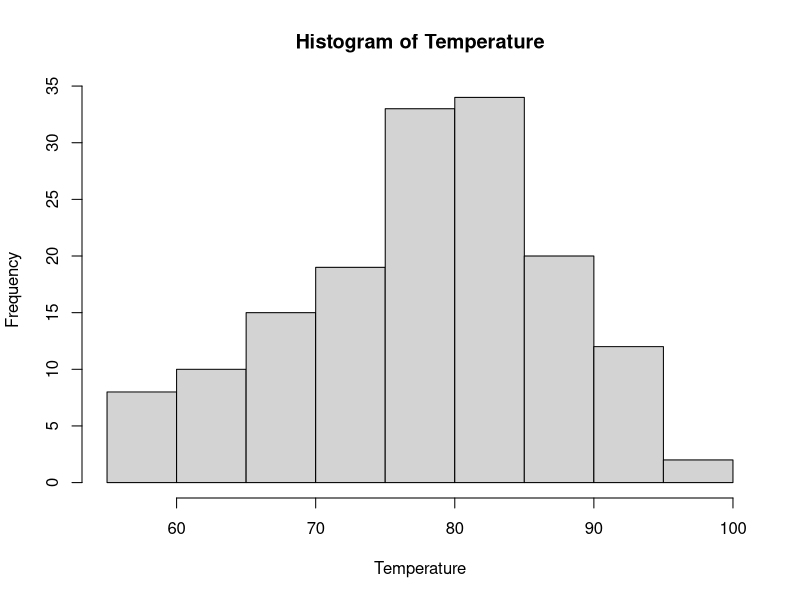
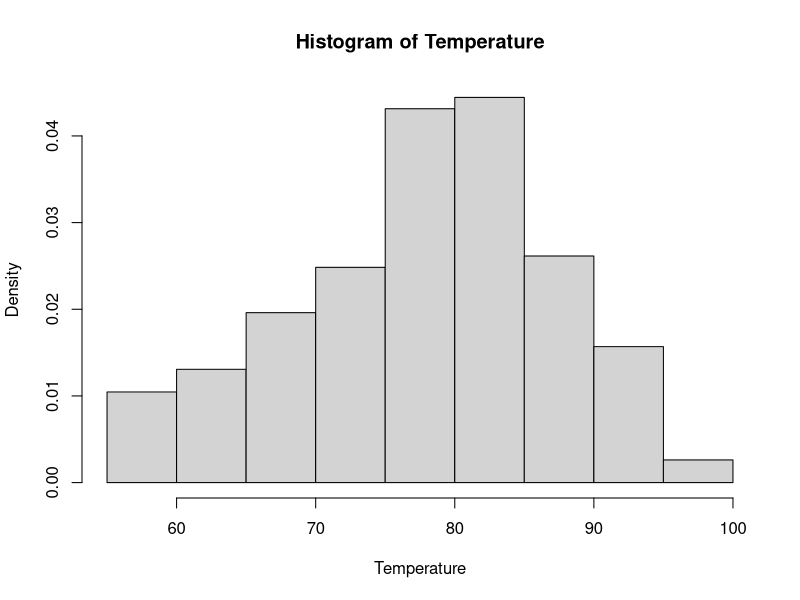
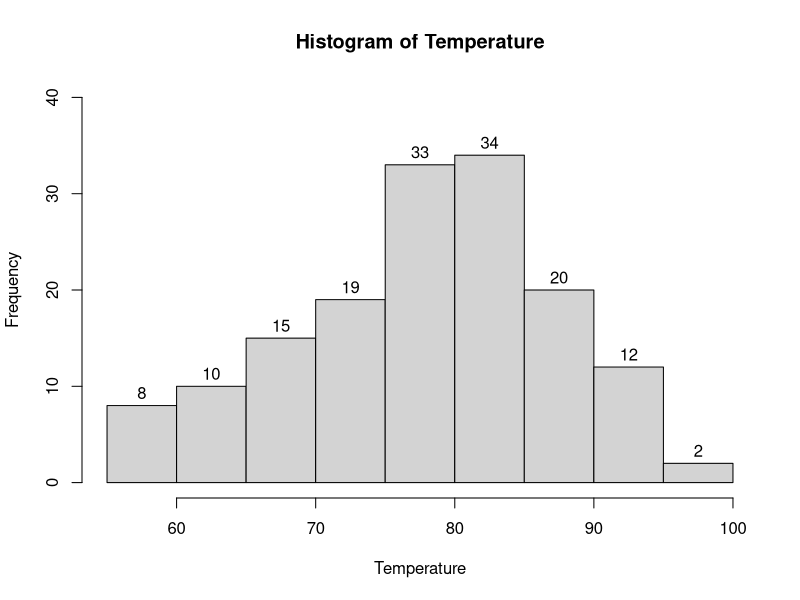

R code for these plots, in order: (Note: this script raises an error after producing the figures.)
## ---- chunk 1
#fetching the dataset
data(airquality)
#Compactly display the internal structure of the object
str(airquality)

## ---- chunk 2
Temperature <- airquality$Temp
hist(Temperature)

## ---- chunk 3
hist(Temperature, freq = F)
## ---- chunk 4
#use the return from hist to complete the histogram
h = hist(Temperature, ylim = c(0,40))
#see the contents of h (previous hist)
str(h)
# use these to complete the graph
text(h$mids, h$counts, labels = h$counts, adj=c(0.5, -0.5))

## ---- chunk 5
th = truehist(Temperature)
th# th doesn't return any value
## ---- chunk 6
ex = c(5,7,8,9,9,11,13)
# function to calculate the mode
getmode <- function(v) {
   uniqv <- unique(v)
   uniqv[which.max(tabulate(match(v, uniqv)))]
}
ex_ct=c(mean(ex), median(ex), getmode(ex))
str(ex_ct)
## ---- chunk 7
data=c(5,7,8,9,9,11,13) 
data
# Step 1: compute the mean 
x.mean=mean(data)
x.mean
# Step 2: compute the deviations 
x.deviations=data-x.mean 
x.deviations
# Step 3: square de deviations 
x.deviations.squared=x.deviations^2
x.deviations.squared
# Step 4: sum the squared deviations 
x.SS = sum(x.deviations.squared) 
x.SS
# Step 5: Divide by n-1 to compute variance 
x.variance=x.SS/6
x.variance
# Step 6: Take the square root of the variance 
x.s=sqrt(x.variance)
x.s
## ---- chunk 8

